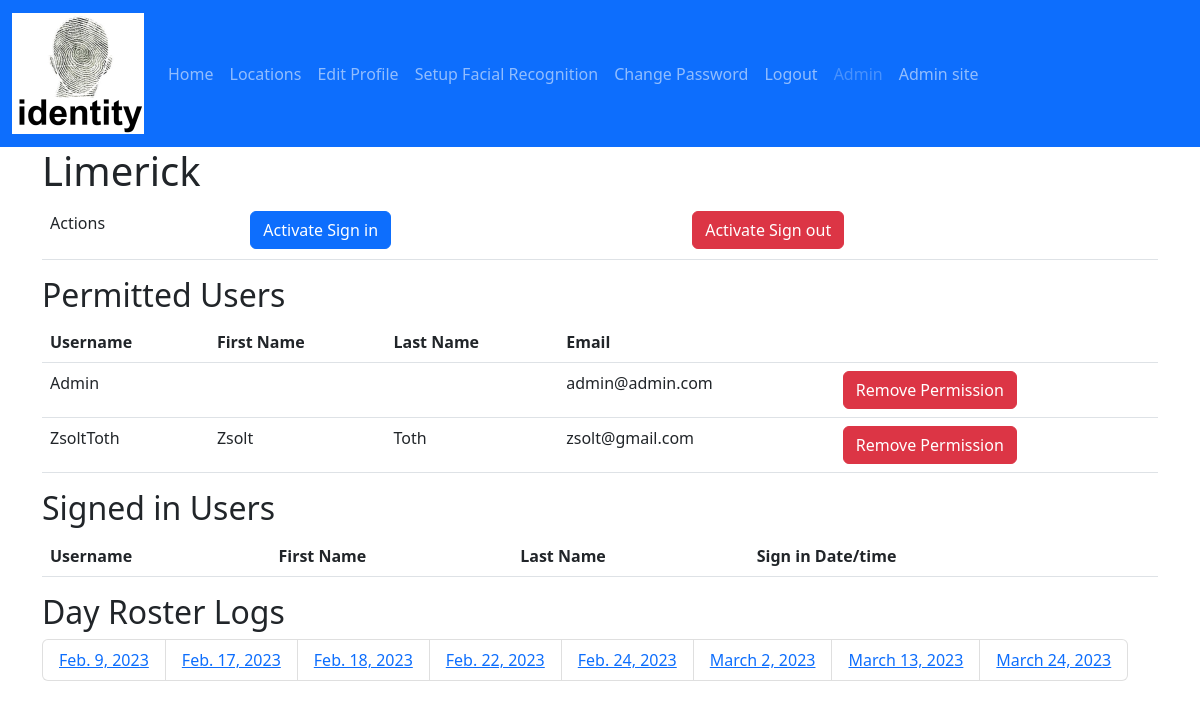
The app's page /locations/1/ (signed in), older data.
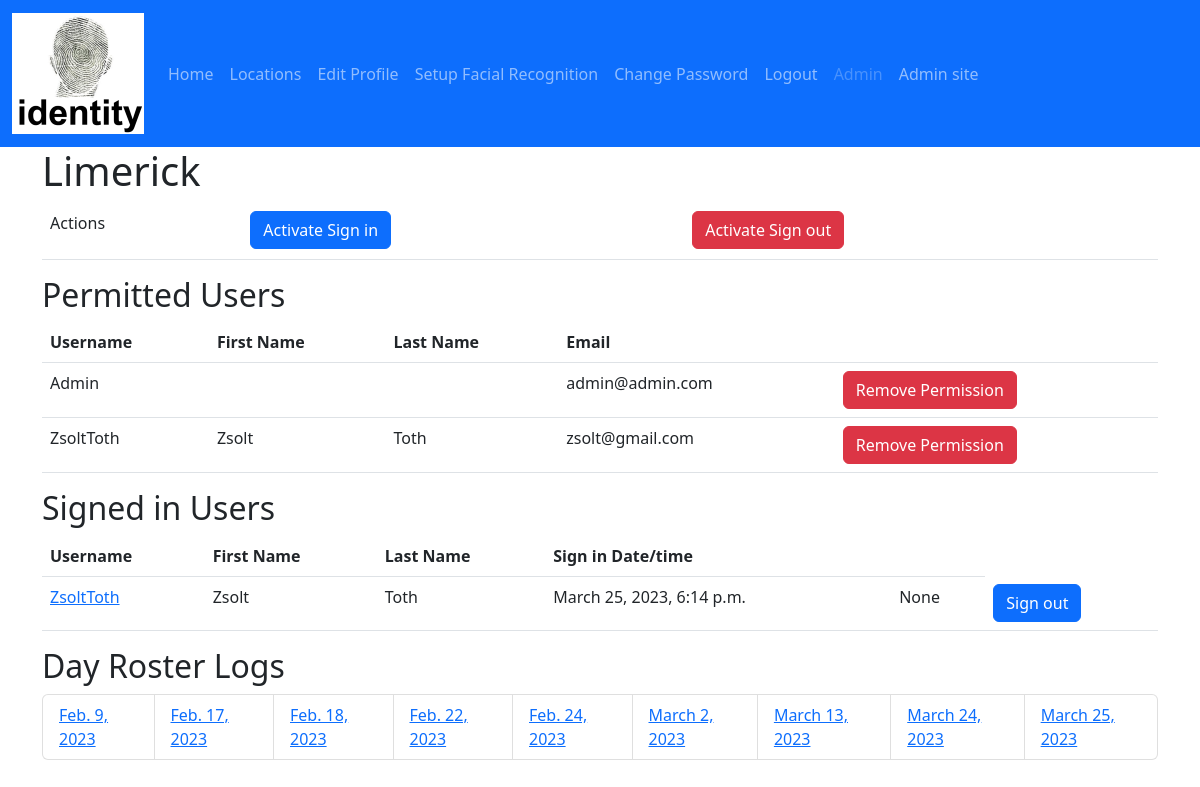
The same page, newer data.
### identity/models.py (models this page shows, shortened)
class UserAccount(AbstractUser):
    is_face_recognition_enabled = models.BooleanField(default=False)
    is_twin = models.BooleanField(default=False)
    telephone = models.CharField(max_length=20, blank=True)

class Location(models.Model):
    id = models.AutoField(primary_key=True)
    address = models.CharField(max_length=200)
    description = models.CharField(max_length=200)
    email = models.EmailField(max_length=200, unique=True)
    name = models.CharField(max_length=200, unique=True)
    telephone = models.CharField(max_length=20)

class LocationPermission(models.Model):
    location = models.ForeignKey(Location, on_delete=models.CASCADE)
    user_account = models.ForeignKey(
        settings.AUTH_USER_MODEL,
        on_delete=models.CASCADE,
    )

class Roster(models.Model):
    id = models.AutoField(primary_key=True)
    location = models.ForeignKey(Location, on_delete=models.CASCADE)
    sign_in_date = models.DateTimeField('date signed in', auto_now_add=True)
    sign_out_date = models.DateTimeField('date signed out', blank=True, null=True)
    user_account = models.ForeignKey(
        settings.AUTH_USER_MODEL,
        on_delete=models.CASCADE,
    )

### identity/views.py (the view)
# urls.py: path('locations/<int:location_id>/',views.location_details, name='details'),
@login_required
@permission_required('identity.change_location', raise_exception=True)
def location_details(request, location_id):
    location = get_object_or_404(Location, pk=location_id)
    location_active_sign_ins: list = Roster.objects.filter(
        location=location, sign_out_date__isnull=True)
    location_day_roster_logs: list = Roster.objects.filter(
        location=location).values_list('sign_in_date__date', flat=True).distinct()
    context = {
        'location': location,
        'location_active_sign_ins': location_active_sign_ins,
        'location_day_roster_logs': location_day_roster_logs,
    }
    return render(request, 'locations/details.html', context)

### identity/templates/locations/details.html (shortened to what this page needs)
{% extends "master.html" %}
{% block content %}
    <h1>{{ location.name }}</h1>
    <table class="table" aria-describedby="my-desc">
        <tr>
            <td>
                <p id="my-desc">Actions</p>
            </td>
            <td>
                {% if perms.identity.activate_sign_in %}
                    <a class="btn btn-primary" href="{% url 'sign_in' location.id %}">Activate Sign in</a>
                {% endif %}
            </td>
            <td>
                {% if perms.identity.activate_sign_out %}
                    <a class="btn btn-danger" href="{% url 'sign_out' location.id %}">Activate Sign out</a>
                {% endif %}
            </td>
        </tr>
    </table>
    <h2 id="my-desc">Permitted Users</h2>
    {% if location.locationpermission_set.all %}
        <table class="table" aria-describedby="my-desc">
            <tr>
                <th>Username</th>
                <th>First Name</th>
                <th>Last Name</th>
                <th>Email</th>
                <th>
                </th>
            </tr>
            {% for location_permission in location.locationpermission_set.all %}
                <tr>
                    <td>{{ location_permission.user_account.username }}</td>
                    <td>{{ location_permission.user_account.first_name }}</td>
                    <td>{{ location_permission.user_account.last_name }}</td>
                    <td>{{ location_permission.user_account.email }}</td>
                    <td>
                        <a class="btn btn-danger"
                           href="{% url 'remove-permission' location_permission.location.id location_permission.user_account.id %}">Remove Permission</a>
                    </td>
                </tr>
            {% endfor %}
        </table>
    {% else %}
        <p>No Permissions are set for this location.</p>
    {% endif %}
    <h2 id="roster-desc">Signed in Users</h2>
    {% if location.roster_set.all %}
        <table class="table" aria-describedby="roster-desc">
            <tr>
                <th>Username</th>
                <th>First Name</th>
                <th>Last Name</th>
                <th>Sign in Date/time</th>
                <th>
                </th>
            </tr>
            {% for roster in location_active_sign_ins %}
                <tr>
                    <td>
                        <a href="{% url 'user-account-details' roster.user_account.id %}">{{ roster.user_account.username }}</a>
                    </td>
                    <td>{{ roster.user_account.first_name }}</td>
                    <td>{{ roster.user_account.last_name }}</td>
                    <td>{{ roster.sign_in_date }}</td>
                    <td>{{ roster.sign_out_date }}</td>
                    <td>
                        <a class="btn btn-primary" href="{% url 'force-sign-out' roster.id %}">Sign out</a>
                    </td>
                </tr>
            {% endfor %}
        </table>
    {% else %}
        <p>
            No active user sign-ins for this location.
        </p>
    {% endif %}
    <h2 id="day-roster-desc" class="sm">
        Day Roster Logs
    </h2>
    {% if location_day_roster_logs %}
        <ul class="list-group list-group-horizontal">
            {% for location_day_roster_log in location_day_roster_logs %}
                <li class="list-group-item">
                    <a href="{% url 'roster-details' location.id location_day_roster_log %}">{{ location_day_roster_log }}</a>
                </li>
            {% endfor %}
        </ul>
    {% else %}
        <p>
            No Day Roster Logs for this location.
        </p>
    {% endif %}
{% endblock content %}

### identity/templates/master.html (shortened to what this page needs)
{% load static %}
<!DOCTYPE html>
<html lang="en">
    <head>
        <link href="https://cdn.jsdelivr.net/npm/bootstrap@5.2.2/dist/css/bootstrap.min.css"
              rel="stylesheet"
/>
    </head>
    <body>
        <header>
            <nav class="navbar navbar-expand-lg navbar-dark bg-primary">
                <div class="container-fluid">
                    <a class="navbar-brand" href="/">
                        <img src="{% static 'img/identity-logo.png' %}" alt="Identity Logo"/>
                    </a>
                    <div class="collapse navbar-collapse" id="navbarColor01">
                        <ul class="navbar-nav me-auto">
                            <li class="nav-item active">
                                <a class="nav-link" href="/">Home
                                </a>
                            </li>
                            {% if user.is_authenticated %}
                                <li class="nav-item">
                                    <a class="nav-link" href="{% url 'locations' %}">Locations</a>
                                </li>
                                <li class="nav-item">
                                    <a class="nav-link" href="{% url 'edit_user_profile' %}">Edit Profile</a>
                                </li>
                                <li class="nav-item">
                                    <a class="nav-link" href="{% url 'setup_facial_recognition' %}">Setup Facial Recognition</a>
                                </li>
                                <li class="nav-item">
                                    <a class="nav-link" href="{% url 'change_password' %}">Change Password</a>
                                </li>
                                <li class="nav-item">
                                    <a class="nav-link" href="{% url 'logout' %}">Logout</a>
                                </li>
                                <li class="nav-item">
                                    <span class="nav-link disabled">{{ user.get_username }}</span>
                                </li>
                            {% else %}
                                <li class="nav-item">
                                    <a class="nav-link" href="{% url 'login' %}">Login</a>
                                </li>
                            {% endif %}
                            <li class="nav-item">
                                <a class="nav-link" href="{% url 'admin:index' %}">Admin site</a>
                            </li>
                        </ul>
                    </div>
                </div>
            </nav>
        </header>
        <div class="container">
            <div class="row">
                <main>
                    {% block content %}
                    {% endblock content %}
                </main>
            </div>
        </div>
    </body>
</html>

Row changes from the older to the newer data that the page shows:
added Roster: user_account.username "ZsoltToth", user_account.first_name "Zsolt", user_account.last_name "Toth", sign_in_date "March 25, 2023, 6:14 p.m.", sign_out_date "None"
Text that changed along with them:
new list line: "March 25, 2023"
